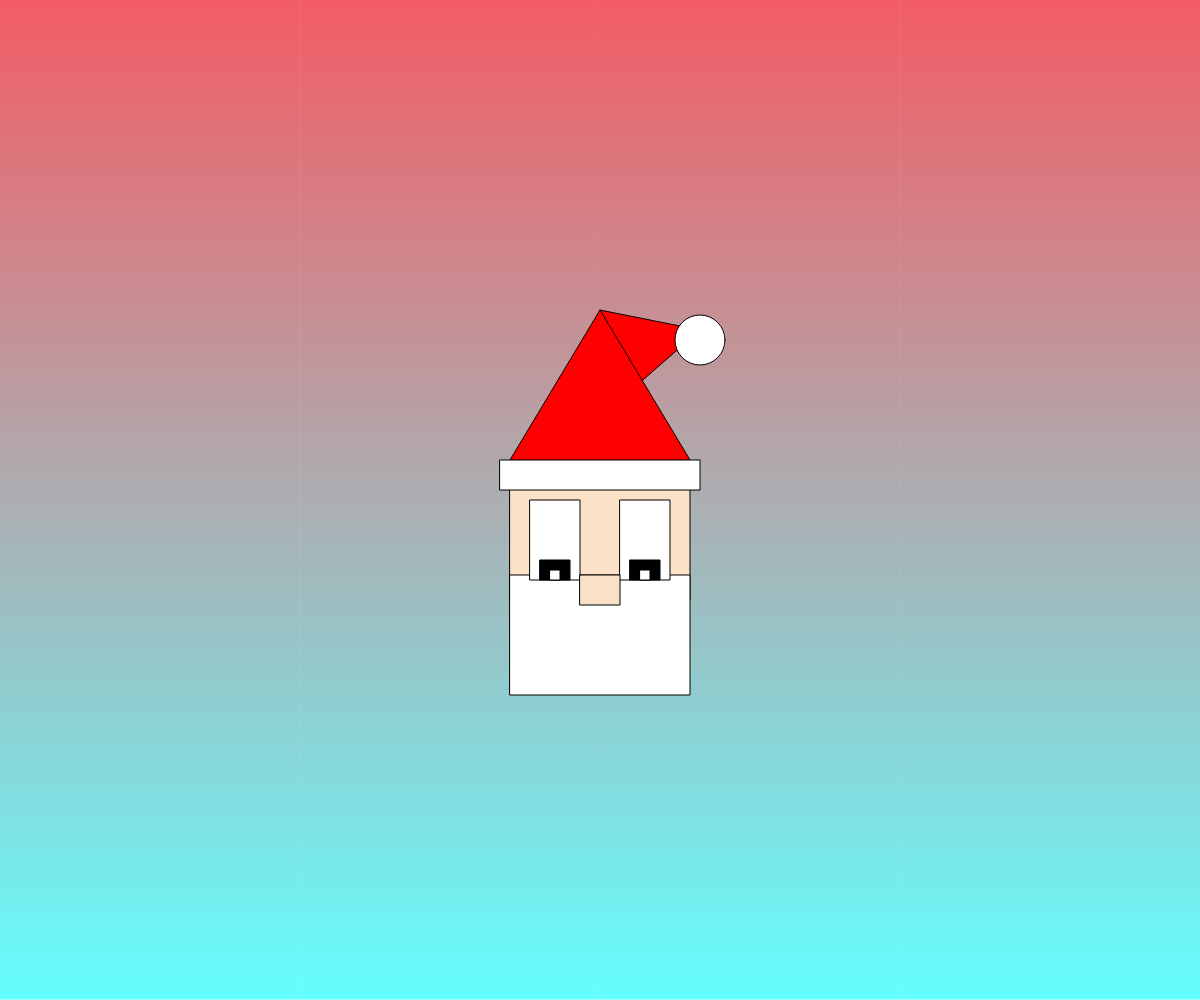
Frame 1 (no input)
Frame 60 (no input): identical to frame 1, image omitted
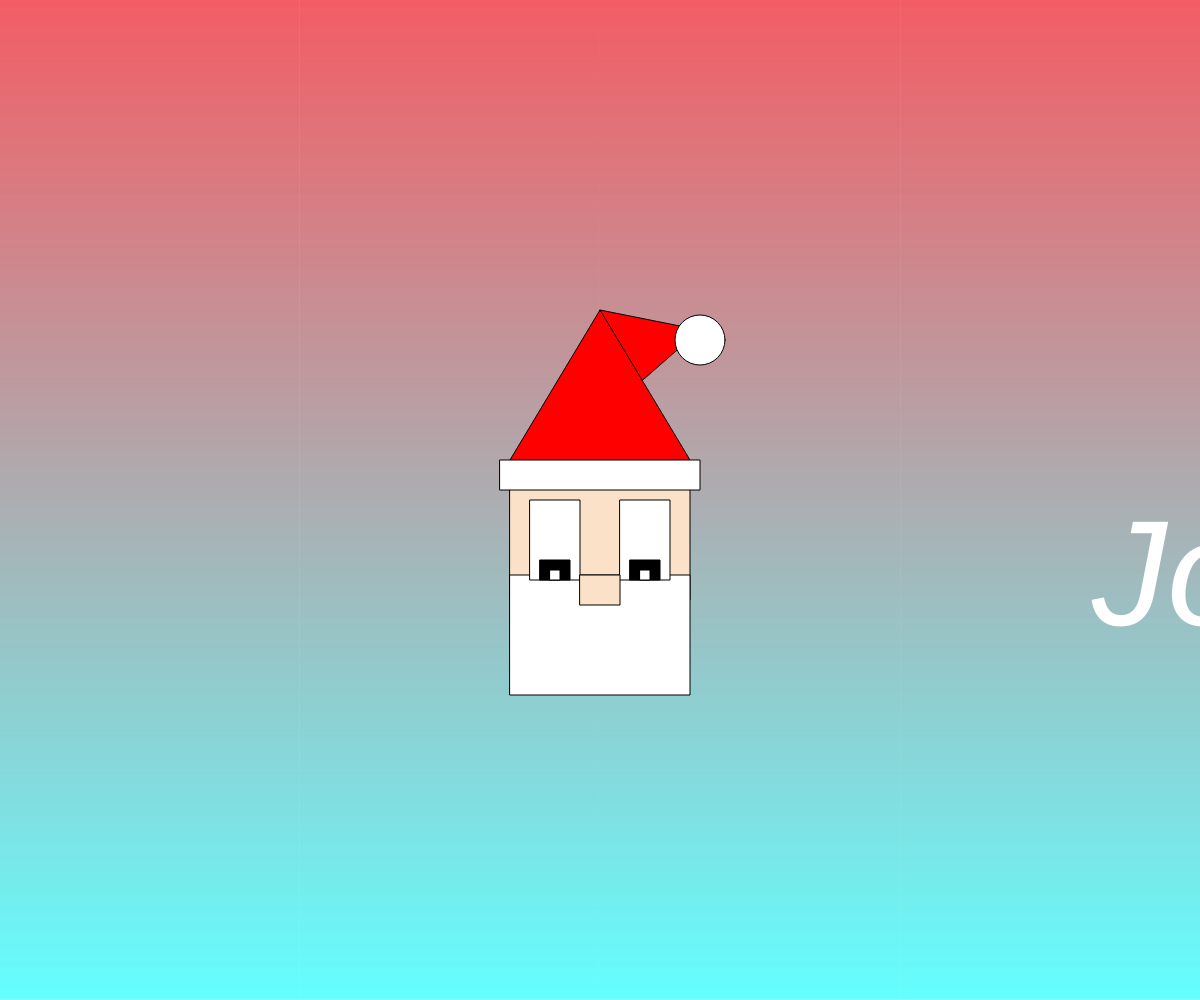
Frame 120 (the mouse pressed at the canvas centre since frame 60)

The p5.js sketch that drew these frames (run headless with seeded random() and noise() and a simulated clock; from frame 60 on, the mouse is pressed at the canvas centre):

// p5.js sketch
// ── sketch.js
let degwade;

var x, y;

function setup() {
 	createCanvas(windowWidth,windowHeight);	
	
	degwade = linearGradiant(width, height, 240, 40, 50, 50, 255, 255);
	
	x = -2000; 		//position en largeur
    y = height / 8; //position en hauteur
}

function draw() {
  	background(255);
	
	image(degwade,0,0,width,height);
	
	translate(width/2, height/2); //coin supérieur gauche du rectangle au milieu de l'écran
	
	push();				//visage
	translate(-90,-20);
	fill(250,225,200);
	rect(0,0,180,120);
	pop();
	
	push();				//barbe
	translate(-90,75);
	fill(255);
	rect(0,0,180,120);
	pop();
	
	push();				//blanc g
	translate(-70,0);
	fill(255);
	rect(0,0,50,80);
	pop();
	
	push();				//blanc d
	translate(20,0);
	fill(255);
	rect(0,0,50,80);
	pop();
	
    push();				//pupille g
	translate(-60,60);
	fill(0);
	rect(0,0,30,20);
	pop();
    
	push();				//bb blanc g
	translate(-50,70);
	fill(255);
	rect(0,0,10,10);
	pop();
	
	push();				//pupille d
    translate(30,60);
	fill(0);
	rect(0,0,30,20);
	pop();
    
	push();				//bb blanc d
	translate(40,70);
	fill(255);
	rect(0,0,10,10);
	pop();
	
	push();				//nez
	translate(-20,75);
	fill(250,225,200);
	rect(0,0,40,30);
	pop();
	
	push();				//chapeau
	translate(0,-190);
	fill(255,0,0);
	triangle(0,0,100,20,20,90);
	pop();
	
	push();				//chapeau r
	translate(0,0);
	fill(255,0,0);
	triangle(-90,-40,0,-190,90,-40);
	pop()
	
	push();				//chapeau b
	translate(-100,-40);
	fill(255);
	rect(0,0,200,30);
	pop();
	
	push();				//boule chapeau
	fill(255);
	circle(100,-160,50);
	pop();
					
	//textAlign(CENTER, CENTER);
	
	fill(255);
  	textSize(150);
  	textStyle(ITALIC);	text("Joyeuses fêtes !", x, y);
  
  x = x - 6 ; 		// Moving up at a constant speed
  
  if (x < -2000) { 	// Reset to the left
    x = width;
  }
}

function linearGradiant(w, h, b1, v1, r1, b2, v2, r2){
	
	let graphic = createGraphics(w, h);
	
	for(let compteur = 0; compteur < height; compteur++){ 
		let blue = map(compteur, 0, h, b1, b2);
		let green = map(compteur, 0, h, v1, v2);
		let red = map(compteur, 0, h, r1, r2);
		graphic.stroke(blue, green, red); 
		graphic.line(0, compteur, w, compteur);
	}
	
	return graphic;
}
